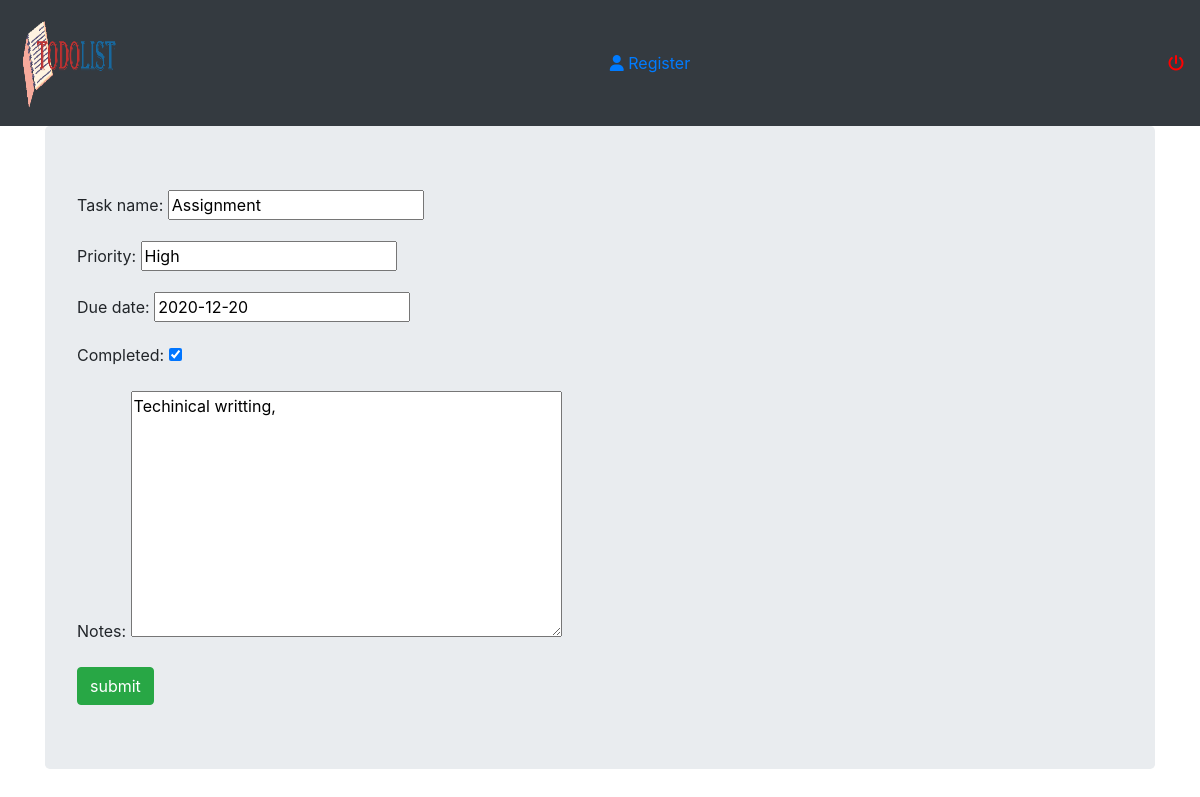
Page /edit/1/ on the committed database.
### todoapp/models.py (models this page shows, shortened)
class tasks(models.Model):
    user = models.ForeignKey(custom_user,on_delete=models.CASCADE, null=True)
    task_name = models.CharField(max_length=100)
    status = models.CharField(max_length=100, null=True, blank= True)
    priority = models.CharField(max_length=100)
    due_date = models.DateField()
    is_completed = models.BooleanField("Completed" , default=False)
    notes = models.TextField()

### todoapp/views.py (the view, shortened to what this page needs)
# urls.py: path('edit/<int:pk>/', views.taskEdit.as_view(), name ='edit'),
class taskEdit(generic.UpdateView):
    model = tasks
    fields = ['task_name','priority','due_date','is_completed','notes']

### templates/todoapp/tasks_form.html (shortened to what this page needs)
{% extends 'todoapp/base.html' %}
{% block body %}
  <div class="container">
    <div class="jumbotron">
        <form action="" method="POST">
            {{ form.as_p }}
            <input type="submit" class="btn btn-success" value="submit">
        </form>
    </div>
  </div>
{% endblock %}

### rows in the picture
tasks: task_name "Assignment", priority "High", due_date "2020-12-20", is_completed "☑", notes "Techinical writting,"
